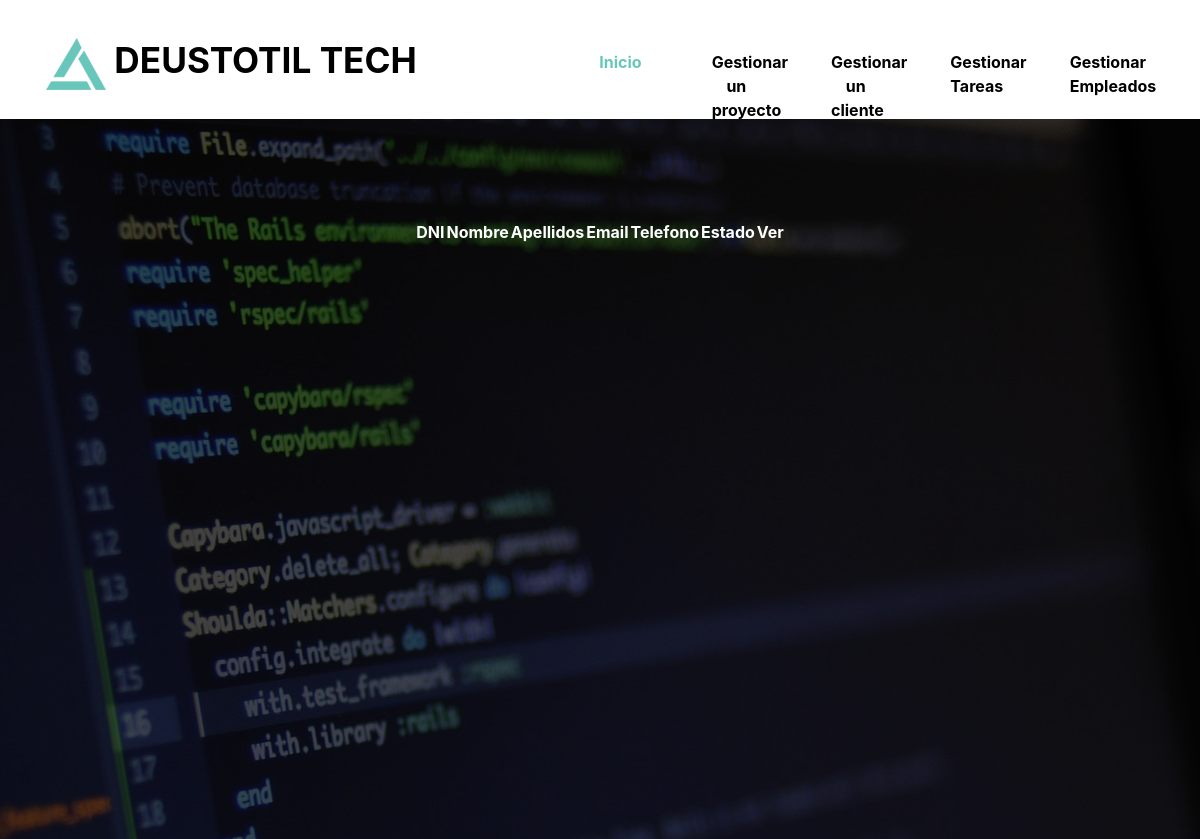
Page /myApp/empleados/ on the earlier database version.
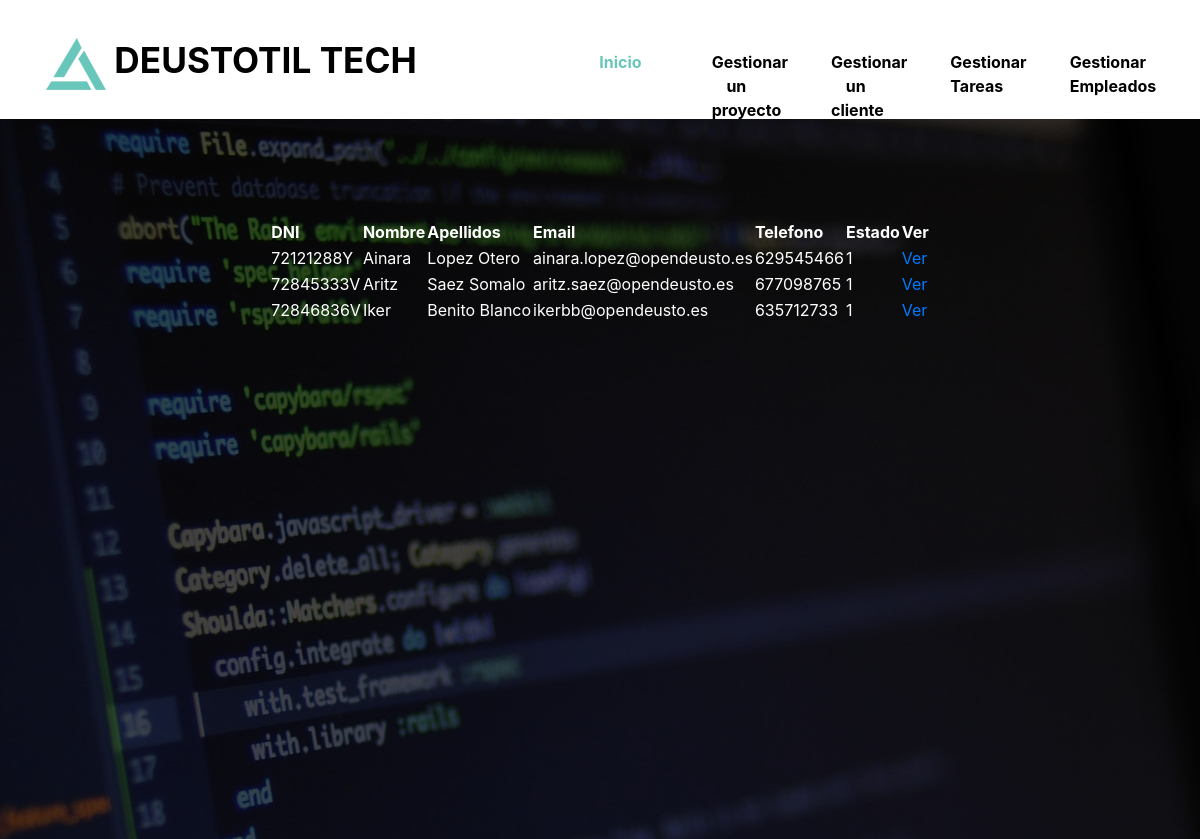
Same page on the later database version.
### myApp/models.py (models this page shows, shortened)
class Empleado(models.Model):
    dni = models.CharField(max_length=9)
    nombre = models.CharField(max_length=50)
    apellidos = models.CharField(max_length=100)
    email = models.EmailField(max_length=100)
    telefono = models.IntegerField()
    estado = models.CharField(max_length=100)

### myApp/views.py (the view)
# urls.py: path('empleados/', views.EmpleadosListView.as_view(), name='empleadosListView'),
class EmpleadosListView(ListView):
    model = Empleado
    template_name = "empleadosListView.html"
    queryset = Empleado.objects.order_by('nombre')
    def get_context_data(self, **kwargs):
        context = super(EmpleadosListView, self).get_context_data(**kwargs)
        return context

### myApp/templates/empleadosListView.html (shortened to what the changed rows need)
{% load static %}
<!DOCTYPE html>
<html lang="en">
<head>
    <link rel="stylesheet" href="{% static 'font-awesome-4.7.0/css/font-awesome.min.css' %}">
    <link rel="stylesheet" href="{% static 'css/bootstrap.min.css' %}">
    <link rel="stylesheet" type="{% static 'css' %}" href="{% static 'css/datepicker.css' %}">
    <link rel="stylesheet" type="{% static 'css' %}" href="{% static 'slick/slick.css' %}"/>
    <link rel="stylesheet" type="{% static 'css' %}" href="{% static 'slick/slick-theme.css' %}"/>
    <link rel="stylesheet" href="{% static 'css/templatemo-style.css' %}">
      </head>
<body>
        <div class="tm-main-content" id="top">
        <div class="tm-page-wrap mx-auto" style="max-height:500px ">
            <section class="tm-banner">
                <div class="tm-container-outer tm-banner-bg">
                    <div class="container">
                        <div class="row tm-banner-row" id="tm-section-search">
                            <table>
                                <thead>
                                    <tr>
                                        <th style="color:white">DNI</th>
                                        <th style="color:white">Nombre</th>
                                        <th style="color:white">Apellidos</th>
                                        <th style="color:white">Email</th>
                                        <th style="color:white">Telefono</th>
                                        <th style="color:white">Estado</th>
                                        <th style="color:white">Ver</th>
                                    </tr>
                                </thead>
                                <tbody>
                                    {% for empleado in empleado_list %}
                                    <tr>
                                        <td style="color:white">{{ empleado.dni }}</td>
                                        <td style="color:white">{{ empleado.nombre }}</td>
                                        <td style="color:white">{{ empleado.apellidos }}</td>
                                        <td style="color:white">{{ empleado.email }}</td>
                                        <td style="color:white">{{ empleado.telefono }}</td>
                                        <td style="color:white">{{ empleado.estado }}</td>
                                        <td style="color:white"><a href="{% url 'empleadosDetailView' empleado.id ">Ver</a> </td>
                                    </tr>
                                </tbody>
                            </table>
                        </div>
                    </div>
                </div>
            </section>
</div>
</div>
</body>
</html>

Differences in the rows shown:
added Empleado: dni "72121288Y", nombre "Ainara", apellidos "Lopez Otero", email "ainara.lopez@opendeusto.es", telefono "629545466", estado "1"
added Empleado: dni "72845333V", nombre "Aritz", apellidos "Saez Somalo", email "aritz.saez@opendeusto.es", telefono "677098765", estado "1"
added Empleado: dni "72846836V", nombre "Iker", apellidos "Benito Blanco", email "ikerbb@opendeusto.es", telefono "635712733", estado "1"
